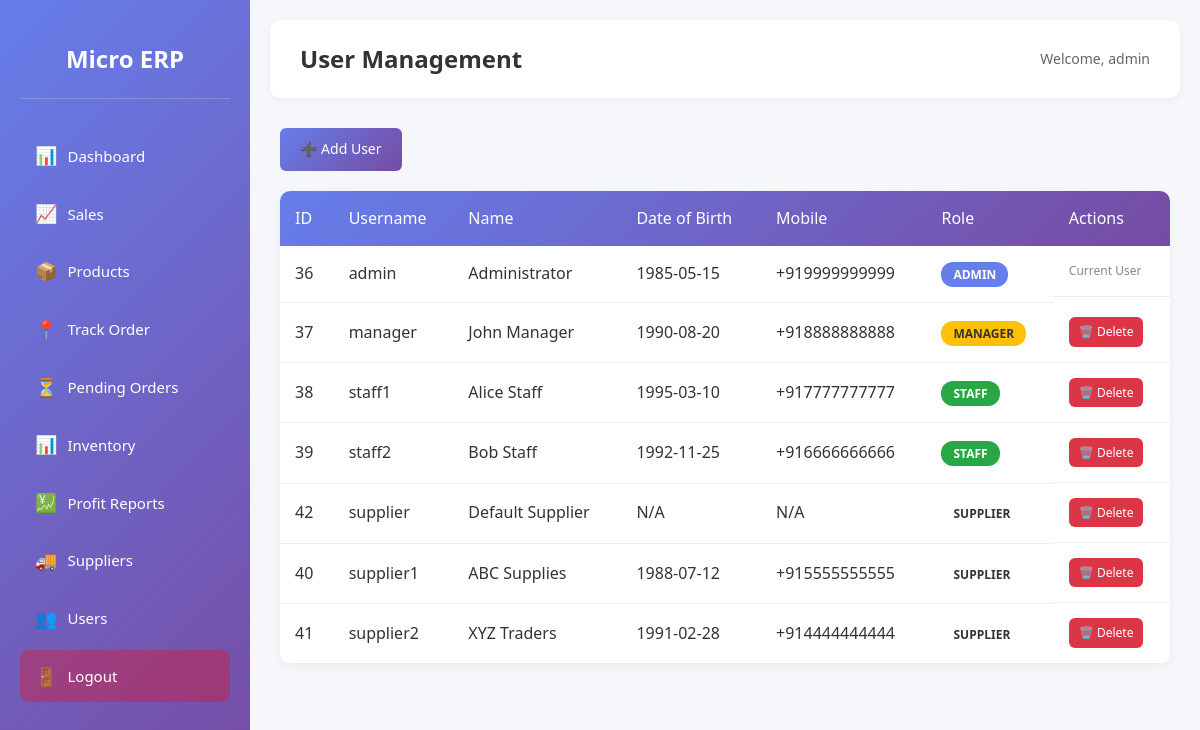
Screenshot of /users (signed in) with the database file from the repository.
### tables this page shows
CREATE TABLE users (
    id INTEGER PRIMARY KEY AUTOINCREMENT,
    username TEXT UNIQUE NOT NULL,
    password TEXT NOT NULL,
    name TEXT,
    dob TEXT,
    mobile TEXT,
    role TEXT NOT NULL DEFAULT 'staff'
);

### app.py (the view)
@app.route('/users')
@login_required
@role_required(['admin'])
def users():
    conn = get_db_connection()
    users = conn.execute('SELECT id, username, name, dob, mobile, role FROM users ORDER BY role, username').fetchall()
    conn.close()
    return render_template('users.html', users=users)

### app.py (called while the page is built)
def get_db_connection():
    conn = sqlite3.connect(DB_PATH)
    conn.row_factory = sqlite3.Row
    return conn

def login_required(f):
    @wraps(f)
    def decorated_function(*args, **kwargs):
        if 'user_id' not in session:
            flash('Please log in first.', 'error')
            return redirect(url_for('login'))
        return f(*args, **kwargs)
    return decorated_function

def role_required(roles):
    def decorator(f):
        @wraps(f)
        def decorated_function(*args, **kwargs):
            if 'role' not in session or session['role'] not in roles:
                flash('You do not have permission to access this page.', 'error')
                return redirect(url_for('dashboard'))
            return f(*args, **kwargs)
        return decorated_function
    return decorator

### templates/users.html (shortened to what this page needs)
{% extends "base.html" %}
{% block header %}User Management{% endblock %}
{% block content %}
<div class="page-header">
    <a href="{{ url_for('add_user') }}" class="btn btn-primary">➕ Add User</a>
</div>
<div class="table-container">
    <table class="data-table">
        <thead>
            <tr>
                <th>ID</th>
                <th>Username</th>
                <th>Name</th>
                <th>Date of Birth</th>
                <th>Mobile</th>
                <th>Role</th>
                <th>Actions</th>
            </tr>
        </thead>
        <tbody>
            {% if users %}
                {% for user in users %}
                <tr>
                    <td>{{ user.id }}</td>
                    <td>{{ user.username }}</td>
                    <td>{{ user.name or 'N/A' }}</td>
                    <td>{{ user.dob or 'N/A' }}</td>
                    <td>{{ user.mobile or 'N/A' }}</td>
                    <td>
                        <span class="role-badge role-{{ user.role }}">{{ user.role|upper }}</span>
                    </td>
                    <td class="actions">
                        {% if user.id != session.get('user_id') %}
                        <a href="{{ url_for('delete_user', id=user.id) }}" class="btn btn-sm btn-danger" onclick="return confirm('Are you sure you want to delete this user?')">🗑️ Delete</a>
                        {% else %}
                        <span class="text-muted">Current User</span>
                        {% endif %}
                    </td>
                </tr>
                {% endfor %}
            {% else %}
                <tr>
                    <td colspan="7" class="no-data">No users found. Click "Add User" to create one.</td>
                </tr>
            {% endif %}
        </tbody>
    </table>
</div>
{% endblock %}

### static/style.css (style rules this page uses)
* { margin: 0; padding: 0; box-sizing: border-box; }
body { font-family: 'Segoe UI', Tahoma, Geneva, Verdana, sans-serif; background-color: #f5f7fa; color: #333; line-height: 1.6; }
.page-header { display: flex; justify-content: space-between; align-items: center; margin-bottom: 20px; }
.btn { padding: 10px 20px; border: none; border-radius: 6px; cursor: pointer; font-size: 14px; font-weight: 500; text-decoration: none; display: inline-block; transition: all 0.3s ease; }
.btn-primary { background: linear-gradient(135deg, #667eea 0%, #764ba2 100%); color: white; }
.btn-danger { background: #dc3545; color: white; }
.btn-sm { padding: 5px 10px; font-size: 12px; }
.table-container { background: white; border-radius: 10px; box-shadow: 0 2px 10px rgba(0, 0, 0, 0.05); overflow: hidden; }
.data-table { width: 100%; border-collapse: collapse; }
.data-table thead { background: linear-gradient(135deg, #667eea 0%, #764ba2 100%); color: white; }
.data-table th { padding: 15px; text-align: left; font-weight: 500; }
.data-table td { padding: 15px; border-bottom: 1px solid #eee; }
.data-table .actions { display: flex; gap: 10px; }

### templates/users.html (style rules this page uses)
.role-badge { padding: 4px 12px; border-radius: 12px; font-size: 12px; font-weight: 600; }
.role-admin { background: #667eea; color: white; }
.role-manager { background: #ffc107; color: #333; }
.role-staff { background: #28a745; color: white; }
.text-muted { color: #888; font-size: 12px; }

### rows the page displays
users: id "36", username "admin", name "Administrator", dob "1985-05-15", mobile "+919999999999", role "ADMIN", shows "Current User"
users: id "37", username "manager", name "John Manager", dob "1990-08-20", mobile "+918888888888", role "MANAGER"
users: id "38", username "staff1", name "Alice Staff", dob "1995-03-10", mobile "+917777777777", role "STAFF"
users: id "39", username "staff2", name "Bob Staff", dob "1992-11-25", mobile "+916666666666", role "STAFF"
users: id "42", username "supplier", name "Default Supplier", dob "N/A", mobile "N/A", role "SUPPLIER"
users: id "40", username "supplier1", name "ABC Supplies", dob "1988-07-12", mobile "+915555555555", role "SUPPLIER"
users: id "41", username "supplier2", name "XYZ Traders", dob "1991-02-28", mobile "+914444444444", role "SUPPLIER"

### other values shown
{{ session.get('username') }} "admin"
